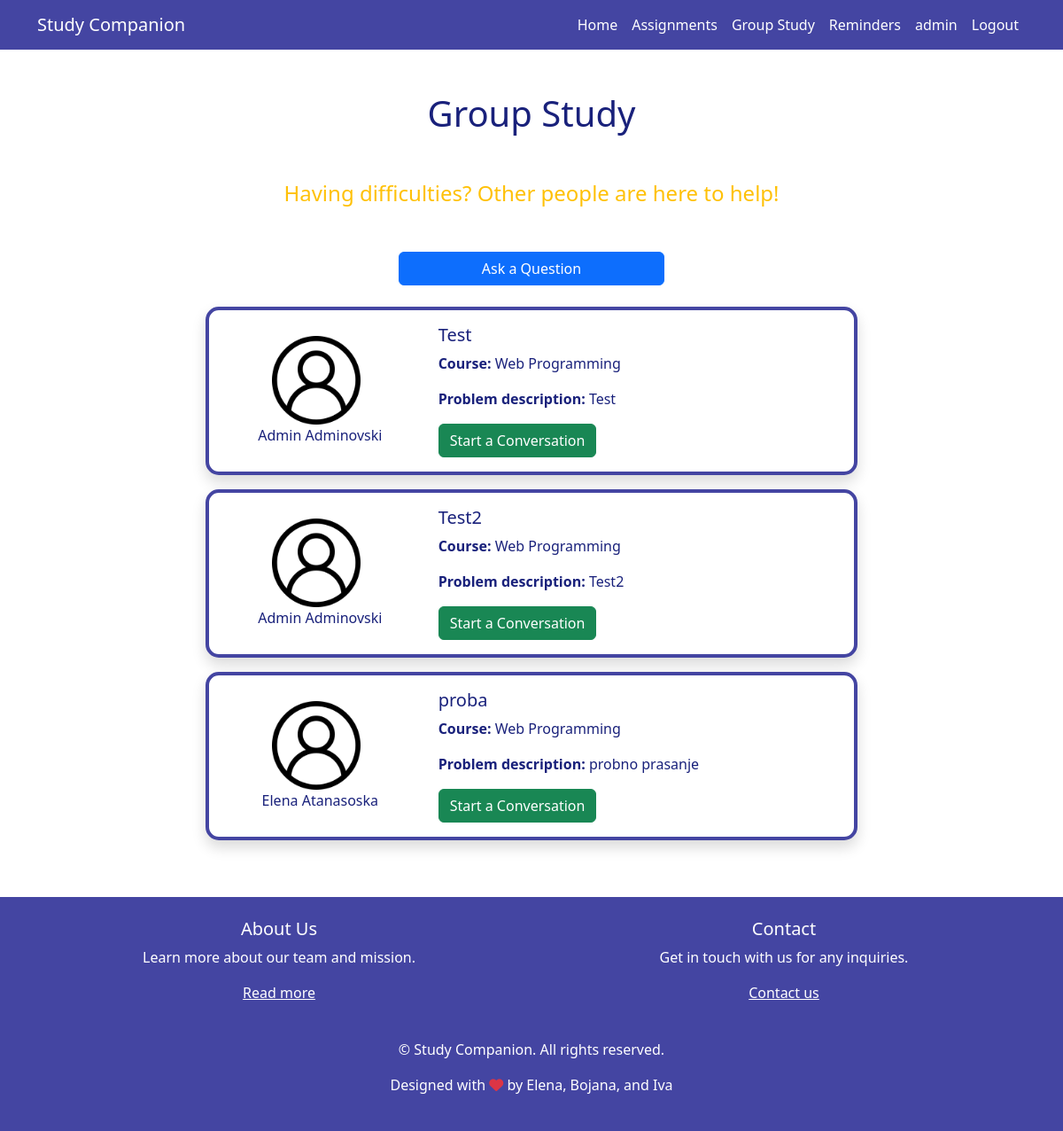
The page /group_study/ (signed in) on the database its author committed.
### app/models.py (models this page shows, shortened)
class CustomUser(AbstractUser):
    name = models.CharField(max_length=100)
    surname = models.CharField(max_length=100)
    objects = CustomUserManager()
    def __str__(self):
        return f"{self.name} {self.surname}"

class Question(models.Model):
    user = models.ForeignKey(CustomUser, on_delete=models.CASCADE)
    title = models.CharField(max_length=200)
    course = models.ForeignKey(Course, on_delete=models.CASCADE)
    description = models.TextField()

class Course(models.Model):
    name = models.CharField(max_length=100)
    def __str__(self):
        return f"{self.name}"

### app/views.py (the view)
# urls.py: path('group_study/', views.group_study, name='group_study'),
def group_study(request):
    questions = Question.objects.all()
    return render(request, 'group_study.html', {'questions': questions})

### templates/group_study.html
{% extends "base.html" %}
{% block content %}
    {% if user.is_authenticated %}
        <div class="container my-5">
            <div class="text-center my-5">
                <h1 class="primary-text"> Group Study </h1>
            </div>
            <div class="text-center my-3" style="font-size: x-large;">
                <span class="text-warning"> Having difficulties? Other people are here to help! </span>
            </div>
             <div class="row text-center mx-auto py-4" style="max-width: 300px">
                <a href="{% url 'ask_question' %}" class="btn btn-primary px-4 mt-2">Ask a Question</a>
            </div>
            <div class="row justify-content-center">
                {% for question in questions %}
                    <div class="col-md-8">
                        <div class="card mb-3 navcolor-border shadow" style="border-width: 4px; border-radius:15px;">
                            <div class="row g-0">
                                <div class="col-md-4 d-flex align-items-center flex-column justify-content-center">
                                    <img src="http://127.0.0.1:8000/static/user.png" class="img-fluid rounded-start" alt="User Image" style="max-width: 100px; max-height: 100px;">
                                    <p class="card-text primary-text ml-2">{{ question.user }} </p>
                                </div>
                                <div class="col-md-8">
                                    <div class="card-body">
                                        <h5 class="card-title primary-text">{{ question.title }}</h5>
                                        <p class="card-text primary-text"><strong>Course:</strong> {{ question.course }}
                                        </p>
                                        <p class="card-text primary-text"><strong>Problem
                                            description:</strong> {{ question.description }}</p>
                                        <a href="{% url 'chat' %}" class="btn btn-success">Start a
                                            Conversation</a>
                                    </div>
                                </div>
                            </div>
                        </div>
                    </div>
                {% endfor %}
            </div>
        </div>
    {% else %}
        {% include "unauthenticated_message.html" %}
    {% endif %}
{% endblock %}

### templates/base.html (shortened to what this page needs)
<!DOCTYPE html>
<html>
<head>
    <link rel="stylesheet" href="https://stackpath.bootstrapcdn.com/bootstrap/4.5.2/css/bootstrap.min.css">
    <link rel="stylesheet" href="https://cdnjs.cloudflare.com/ajax/libs/font-awesome/6.0.0-beta3/css/all.min.css">
    <link rel="stylesheet" href="https://cdn.jsdelivr.net/npm/bootstrap@5.3.0-alpha1/dist/css/bootstrap.min.css">
    <link rel="stylesheet" href="https://cdn.jsdelivr.net/npm/flatpickr@4.6.9/dist/flatpickr.min.css">
    <link rel="stylesheet" href="https://code.jquery.com/ui/1.12.1/themes/base/jquery-ui.css">
</head>
</head>
<body>
<nav class="navbar navbar-expand-lg navcolor text-white">
    <div class="container">
        <a class="navbar-brand text-white" href="/">Study Companion</a>
        <div class="collapse navbar-collapse" id="navbarNav">
            <ul class="navbar-nav ml-auto">
                <li class="nav-item">
                    <a class="nav-link" href="/">Home</a>
                </li>
                {% if user.is_authenticated %}
                    <li class="nav-item">
                        <a class="nav-link" href="/assignments/">Assignments</a>
                    </li>
                    <li class="nav-item">
                        <a class="nav-link" href="/group_study/">Group Study</a>
                    </li>
                    <li class="nav-item">
                        <a class="nav-link" href="/reminders/">Reminders</a>
                    </li>
                    <li class="nav-item">
                        <a class="nav-link" href="/admin/">{{ user.username }}</a>
                    </li>
                    <li class="nav-item">
                        <a class="nav-link" href="/logout/">Logout</a>
                    </li>
                {% endif %}
            </ul>
        </div>
    </div>
</nav>
<div class="mt-4">
    {% block content %}
    {% endblock %}
</div>
<footer class="navcolor text-white py-4 mt-5">
    {% if user.is_authenticated  %}
    <div class="container text-center">
        <div class="row d-flex justify-content-center">
            <div class="col-md-6">
                <h5>About Us</h5>
                <p>Learn more about our team and mission.</p>
                <ul class="list-unstyled">
                    <li>
                        <a href="/about/" class="text-white">Read more</a>
                    </li>
                </ul>
            </div>
            <div class="col-md-6">
                <h5>Contact</h5>
                <p>Get in touch with us for any inquiries.</p>
                <ul class="list-unstyled">
                    <li>
                        <a href="/contact/" class="text-white">Contact us</a>
                    </li>
                </ul>
            </div>
        </div>
    </div>
    <div class="container mt-4 text-center">
        <p>&copy; {{ year }} Study Companion. All rights reserved.</p>
        <p>Designed with <i class="fas fa-heart text-danger"></i> by Elena, Bojana, and Iva</p>
    </div>
    {% else %}
        <div class="container mt-4 text-center">
            <p>&copy; {{ year }} Study Companion. All rights reserved.</p>
            <p>Designed with <i class="fas fa-heart text-danger"></i> by Elena, Bojana, and Iva</p>
        </div>
    {% endif %}
</footer>
</body>
</html>

### templates/base.html (style rules this page uses)
.navcolor { background-color: #4445a2; }
.navbar .nav-link { color: white; }
.navcolor-border { border: 2px solid #4445a2; }
.primary-text { color: #19217BFF; }
.px-4 { padding-right: 1.5rem!important; padding-left: 1.5rem!important; }

### rows shown on the page
CustomUser: username "admin"
Question: user "Admin Adminovski", title "Test", course "Web Programming", description "Test"
Question: user "Admin Adminovski", title "Test2", course "Web Programming", description "Test2"
Question: user "Elena Atanasoska", title "proba", course "Web Programming", description "probno prasanje"
